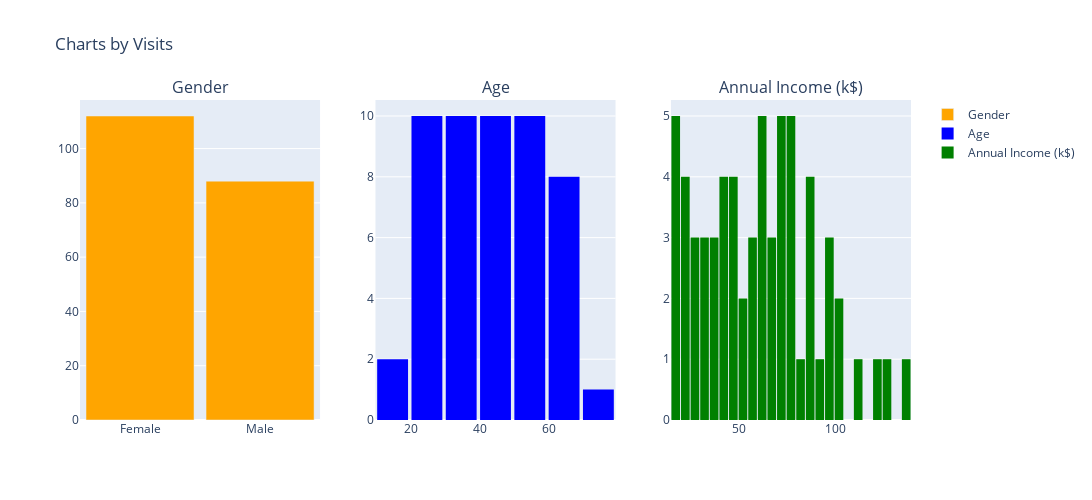

The cell this chart's notebook holds for it:
### Markdown cell above
## Part 2: Charts with plotly

- The task involves creating plots using the Plotly library in Python, which includes both Plotly Express and Plotly Graph Objects.

### Code cell
genre_count=df["Gender"].value_counts()
age_count=df["Age"].value_counts()
income_count=df["Annual Income (k$)"].value_counts()

fig = make_subplots(rows=1, cols=3, subplot_titles=("Gender", "Age", "Annual Income (k$)"))

fig.add_trace(go.Bar(x=genre_count.index,
                     y=genre_count.values,
                     name="Gender",
                     marker_color="orange"),
              row=1, col=1)

fig.add_trace(go.Histogram(x=age_count.index,
                     y=age_count.values,
                     name="Age",
                     nbinsx=8,
                     marker_color="blue"),
              row=1, col=2)

fig.add_trace(go.Histogram(x=income_count.index, 
                     y=income_count.values,
                     name="Annual Income (k$)",
                     nbinsx=30,
                     marker_color="green"),
              row=1, col=3)

fig.update_layout(height=500, width=1100,bargap=0.1, title_text="Charts by Visits")

### Figure 1 — Plotly figure (JSON) as saved in the notebook; plotly's stock layout.template omitted (floating-point values rounded to 4 significant figures)
{"data": [{"marker": {"color": "orange"}, "name": "Gender", "type": "bar", "x": ["Female", "Male"], "xaxis": "x", "y": [112, 88], "yaxis": "y"}, {"marker": {"color": "blue"}, "name": "Age", "nbinsx": 8, "type": "histogram", "x": [32, 35, 19, 31, 30, 49, 40, 38, 47, 27, 36, 23, 34, 20, 29, 50, 48, 21, 24, 18, 28, 67, 59, 54, 43, 60, 45, 39, 33, 37, 22, 25, 46, 68, 52, 44, 66, 57, 26, 53, 42, 63, 70, 51, 58, 65, 41, 55, 69, 64, 56], "xaxis": "x2", "y": [11, 9, 8, 8, 7, 7, 6, 6, 6, 6, 6, 6, 5, 5, 5, 5, 5, 5, 4, 4, 4, 4, 4, 4, 3, 3, 3, 3, 3, 3, 3, 3, 3, 3, 2, 2, 2, 2, 2, 2, 2, 2, 2, 2, 2, 2, 2, 1, 1, 1, 1], "yaxis": "y2"}, {"marker": {"color": "green"}, "name": "Annual Income (k$)", "nbinsx": 30, "type": "histogram", "x": [54, 78, 48, 71, 63, 62, 87, 60, 88, 77, 46, 43, 40, 39, 33, 28, 103, 73, 20, 19, 65, 67, 75, 74, 76, 15, 86, 79, 81, 85, 93, 97, 98, 99, 101, 113, 120, 126, 72, 61, 70, 69, 17, 18, 21, 23, 24, 25, 29, 30, 34, 37, 38, 42, 44, 47, 49, 50, 57, 58, 59, 16, 64, 137], "xaxis": "x3", "y": [12, 12, 6, 6, 6, 6, 6, 6, 4, 4, 4, 4, 4, 4, 4, 4, 4, 4, 4, 4, 4, 4, 2, 2, 2, 2, 2, 2, 2, 2, 2, 2, 2, 2, 2, 2, 2, 2, 2, 2, 2, 2, 2, 2, 2, 2, 2, 2, 2, 2, 2, 2, 2, 2, 2, 2, 2, 2, 2, 2, 2, 2, 2, 2], "yaxis": "y3"}], "layout": {"annotations": [{"font": {"size": 16}, "showarrow": false, "text": "Gender", "x": 0.1444, "xanchor": "center", "xref": "paper", "y": 1, "yanchor": "bottom", "yref": "paper"}, {"font": {"size": 16}, "showarrow": false, "text": "Age", "x": 0.5, "xanchor": "center", "xref": "paper", "y": 1, "yanchor": "bottom", "yref": "paper"}, {"font": {"size": 16}, "showarrow": false, "text": "Annual Income (k$)", "x": 0.8556, "xanchor": "center", "xref": "paper", "y": 1, "yanchor": "bottom", "yref": "paper"}], "bargap": 0.1, "height": 500, "title": {"text": "Charts by Visits"}, "width": 1100, "xaxis": {"anchor": "y", "autorange": true, "domain": [0, 0.2889], "range": [-0.5, 1.5], "type": "category"}, "xaxis2": {"anchor": "y2", "autorange": true, "domain": [0.3556, 0.6444], "range": [9.5, 79.5], "type": "linear"}, "xaxis3": {"anchor": "y3", "autorange": true, "domain": [0.7111, 1], "range": [14.5, 139.5], "type": "linear"}, "yaxis": {"anchor": "x", "autorange": true, "domain": [0, 1], "range": [0, 117.9], "type": "linear"}, "yaxis2": {"anchor": "x2", "autorange": true, "domain": [0, 1], "range": [0, 10.53], "type": "linear"}, "yaxis3": {"anchor": "x3", "autorange": true, "domain": [0, 1], "range": [0, 5.263], "type": "linear"}}}
